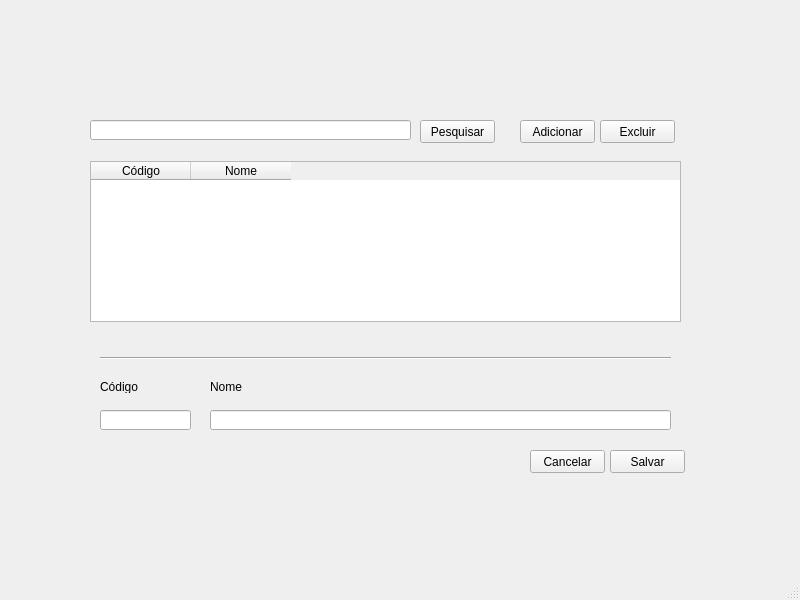
<?xml version="1.0" encoding="UTF-8"?>
<ui version="4.0">
 <class>MainWindow</class>
 <widget class="QMainWindow" name="MainWindow">
  <property name="geometry">
   <rect>
    <x>0</x>
    <y>0</y>
    <width>800</width>
    <height>600</height>
   </rect>
  </property>
  <property name="windowTitle">
   <string>MainWindow</string>
  </property>
  <widget class="QWidget" name="centralwidget">
   <widget class="QTableWidget" name="tableLocatario">
    <property name="geometry">
     <rect>
      <x>90</x>
      <y>161</y>
      <width>591</width>
      <height>161</height>
     </rect>
    </property>
    <column>
     <property name="text">
      <string>Código</string>
     </property>
     <property name="textAlignment">
      <set>AlignCenter</set>
     </property>
    </column>
    <column>
     <property name="text">
      <string>Nome</string>
     </property>
    </column>
   </widget>
   <widget class="QLineEdit" name="textNome">
    <property name="geometry">
     <rect>
      <x>210</x>
      <y>410</y>
      <width>461</width>
      <height>20</height>
     </rect>
    </property>
   </widget>
   <widget class="QLineEdit" name="textCodigo">
    <property name="geometry">
     <rect>
      <x>100</x>
      <y>410</y>
      <width>91</width>
      <height>20</height>
     </rect>
    </property>
   </widget>
   <widget class="QPushButton" name="buttonCancelar">
    <property name="geometry">
     <rect>
      <x>530</x>
      <y>450</y>
      <width>75</width>
      <height>23</height>
     </rect>
    </property>
    <property name="text">
     <string>Cancelar</string>
    </property>
   </widget>
   <widget class="QPushButton" name="buttonPesquisar">
    <property name="geometry">
     <rect>
      <x>420</x>
      <y>120</y>
      <width>75</width>
      <height>23</height>
     </rect>
    </property>
    <property name="text">
     <string>Pesquisar</string>
    </property>
   </widget>
   <widget class="Line" name="line">
    <property name="geometry">
     <rect>
      <x>100</x>
      <y>350</y>
      <width>571</width>
      <height>16</height>
     </rect>
    </property>
    <property name="orientation">
     <enum>Qt::Horizontal</enum>
    </property>
   </widget>
   <widget class="QPushButton" name="buttonSalvar">
    <property name="geometry">
     <rect>
      <x>610</x>
      <y>450</y>
      <width>75</width>
      <height>23</height>
     </rect>
    </property>
    <property name="text">
     <string>Salvar</string>
    </property>
   </widget>
   <widget class="QPushButton" name="buttonExcluir">
    <property name="geometry">
     <rect>
      <x>600</x>
      <y>120</y>
      <width>75</width>
      <height>23</height>
     </rect>
    </property>
    <property name="text">
     <string>Excluir</string>
    </property>
   </widget>
   <widget class="QLineEdit" name="textPesquisar">
    <property name="geometry">
     <rect>
      <x>90</x>
      <y>120</y>
      <width>321</width>
      <height>20</height>
     </rect>
    </property>
   </widget>
   <widget class="QLabel" name="labelNome">
    <property name="geometry">
     <rect>
      <x>210</x>
      <y>380</y>
      <width>47</width>
      <height>13</height>
     </rect>
    </property>
    <property name="text">
     <string>Nome</string>
    </property>
   </widget>
   <widget class="QLabel" name="labelCodigo">
    <property name="geometry">
     <rect>
      <x>100</x>
      <y>380</y>
      <width>47</width>
      <height>13</height>
     </rect>
    </property>
    <property name="text">
     <string>Código</string>
    </property>
   </widget>
   <widget class="QPushButton" name="buttonAdicionar">
    <property name="geometry">
     <rect>
      <x>520</x>
      <y>120</y>
      <width>75</width>
      <height>23</height>
     </rect>
    </property>
    <property name="text">
     <string>Adicionar</string>
    </property>
   </widget>
  </widget>
  <widget class="QStatusBar" name="statusbar"/>
 </widget>
 <resources/>
 <connections/>
</ui>
